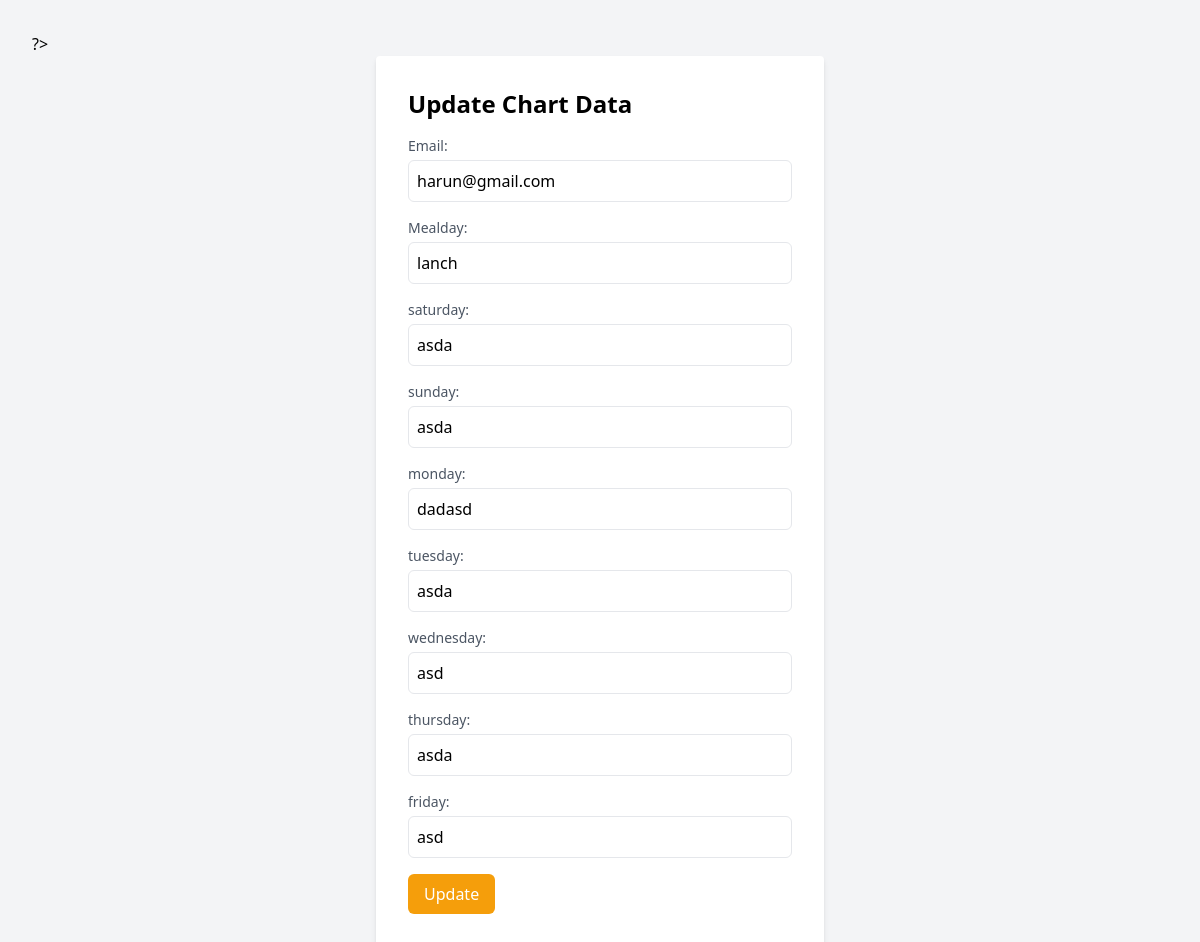
The app's page /client_side/view/chartsDataEdit.php?id=6 (signed in) with its own data.
### tables this page shows
CREATE TABLE `dietchart` (
  `id` int NOT NULL,
  `email` varchar(300) NOT NULL,
  `mealday` varchar(300) NOT NULL,
  `saturday` varchar(300) NOT NULL,
  `sunday` varchar(300) NOT NULL,
  `monday` varchar(300) NOT NULL,
  `tuesday` varchar(300) NOT NULL,
  `wednesday` varchar(300) NOT NULL,
  `thursday` varchar(300) NOT NULL,
  `friday` varchar(300) NOT NULL
);

### client_side/model/chartDataModel.php (called while the page is built, shortened)
<?php
function getChartDataById($id)
{
    $conn = mysqli_connect("localhost", "root", "", "fitness") or die("Connection failed : " . mysqli_connect_error());
    $sql = "SELECT * FROM dietchart WHERE id = $id";
    $result = mysqli_query($conn, $sql);
    return $result->fetch_assoc();
}
?>

### client_side/view/chartsDataEdit.php (the view, shortened to what this page needs)
<!DOCTYPE html>
<html lang="en">
<head>
    <link href="https://cdn.jsdelivr.net/npm/tailwindcss@2.2.19/dist/tailwind.min.css" rel="stylesheet">
</head>
<body class="bg-gray-100 p-8">
<?php
require_once('../controller/chartDataController.php');
if (isset($_GET['id'])) {
    $id = $_GET['id'];
    $chartData = getChartDataById($id);
?>
    <div class="max-w-md mx-auto bg-white p-8 rounded shadow-md">
        <h1 class="text-2xl font-semibold mb-4">Update Chart Data</h1>
        <form action="../controller/chartDataController.php" method="post">
            <div class="mb-4">
                <label for="email" class="block text-sm font-medium text-gray-600">Email:</label>
                <input type="text" id="email" name="email" value="<?php echo $chartData['email']; ?>" class="mt-1 p-2 border rounded-md w-full">
            </div>
            <div class="mb-4">
                <label for="mealday" class="block text-sm font-medium text-gray-600">Mealday:</label>
                <input type="text" id="mealday" name="mealday" value="<?php echo $chartData['mealday']; ?>" class="mt-1 p-2 border rounded-md w-full">
            </div>
            <div class="mb-4">
                <label for="mealday" class="block text-sm font-medium text-gray-600">saturday:</label>
                <input type="text" id="mealday" name="saturday" value="<?php echo $chartData['saturday']; ?>" class="mt-1 p-2 border rounded-md w-full">
            </div>
            <div class="mb-4">
                <label for="mealday" class="block text-sm font-medium text-gray-600">sunday:</label>
                <input type="text" id="mealday" name="sunday" value="<?php echo $chartData['sunday']; ?>" class="mt-1 p-2 border rounded-md w-full">
            </div>
            <div class="mb-4">
                <label for="mealday" class="block text-sm font-medium text-gray-600">monday:</label>
                <input type="text" id="mealday" name="monday" value="<?php echo $chartData['monday']; ?>" class="mt-1 p-2 border rounded-md w-full">
            </div>
            <div class="mb-4">
                <label for="mealday" class="block text-sm font-medium text-gray-600">tuesday:</label>
                <input type="text" id="mealday" name="tuesday" value="<?php echo $chartData['tuesday']; ?>" class="mt-1 p-2 border rounded-md w-full">
            </div>
            <div class="mb-4">
                <label for="mealday" class="block text-sm font-medium text-gray-600">wednesday:</label>
                <input type="text" id="mealday" name="webnesday" value="<?php echo $chartData['wednesday']; ?>" class="mt-1 p-2 border rounded-md w-full">
            </div>
            <div class="mb-4">
                <label for="mealday" class="block text-sm font-medium text-gray-600">thursday:</label>
                <input type="text" id="mealday" name="thursday" value="<?php echo $chartData['thursday']; ?>" class="mt-1 p-2 border rounded-md w-full">
            </div>
            <div class="mb-4">
                <label for="mealday" class="block text-sm font-medium text-gray-600">friday:</label>
                <input type="text" id="mealday" name="friday" value="<?php echo $chartData['friday']; ?>" class="mt-1 p-2 border rounded-md w-full">
            </div>
            <div class="mt-4">
                <input type="submit" name="update" value="Update" class="px-4 py-2 bg-yellow-500 text-white rounded-md cursor-pointer">
            </div>
        </form>
    </div>
<?php
} else {
    echo "Invalid ID.";
}
?>
</body>
</html>

### records on screen
dietchart: email "harun@gmail.com", mealday "lanch", saturday "asda", sunday "asda", monday "dadasd", tuesday "asda", webnesday "asd", thursday "asda", friday "asd"
